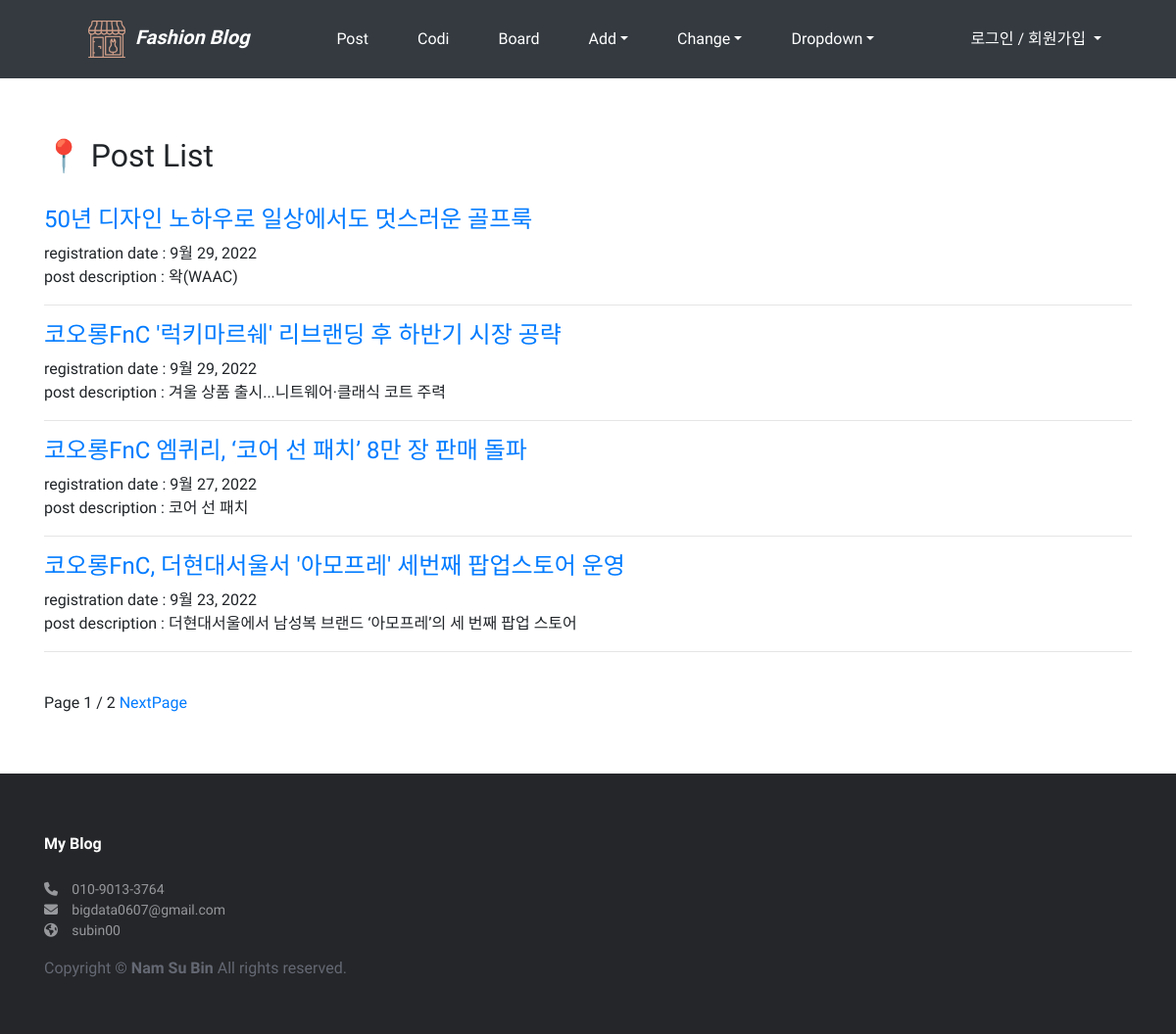
Screenshot of /blog/ with the database file from the repository.
### blog/models.py (models this page shows, shortened)
class Post(models.Model):
    title = models.CharField('TITLE', max_length=50)
    slug = models.SlugField('SLUG', unique=True, allow_unicode=True, help_text='one word for title alias')
    description = models.CharField('DESCRIPTION', max_length=100, blank=True, help_text='simple description text')
    content = models.TextField('CONTENT')
    create_dt = models.DateTimeField('CREATE DATE', auto_now_add=True)
    modify_dt = models.DateTimeField('MODIFY DATE', auto_now=True)
    create_dt = models.DateTimeField('CREATE DATE', auto_now_add=True)
    modify_dt = models.DateTimeField('MODIFY DATE', auto_now=True)
    tags = TaggableManager(blank=True)
    owner = models.ForeignKey(User, on_delete=models.CASCADE, verbose_name='OWNER', blank=True, null=True)
    class Meta:
        verbose_name='post'
        verbose_name_plural='posts'
        db_table='blog_posts'
        ordering=('-modify_dt',)
    def get_absolute_url(self):
        return reverse('blog:post_detail', args=(self.slug,))

### blog/views.py (the view)
# urls.py: path('', views.PostLV.as_view(), name='index'),
class PostLV(ListView):
    model=Post
    template_name='blog/post_all.html'
    context_object_name='posts'
    paginate_by=4

### blog/templates/blog/post_all.html (shortened to what this page needs)
{% extends 'base.html'%}
{% block content%}
<h2>📍 Post List</h2>
{% for post in posts %}
    <h4><a href='{{ post.get_absolute_url }}'>{{ post.title }}</a></h4>
    registration date : {{ post.modify_dt|date:"N d, Y" }}
    <p>post description : {{ post.description }}</p>
    <hr>
{% endfor%}
<br />
<div>
    <span>
        Page {{ page_obj.number }} / {{ page_obj.paginator.num_pages }}
        {% if page_obj.has_next %}
        <a class='h6' href="?page={{ page_obj.next_page_number}}">NextPage</a>
        {% endif%}
    </span>
</div>
{% endblock%}

### templates/base.html (style rules this page uses)
* { font-family: 'Heebo', sans-serif; }
html, body { margin: 0; padding: 0; height: 100%; }

### rows the page displays
Post: title "50년 디자인 노하우로 일상에서도 멋스러운 골프룩", modify_dt "9월 29, 2022", description "왁(WAAC)"
Post: title "코오롱FnC '럭키마르쉐' 리브랜딩 후 하반기 시장 공략", modify_dt "9월 29, 2022", description "겨울 상품 출시...니트웨어·클래식 코트 주력"
Post: title "코오롱FnC 엠퀴리, ‘코어 선 패치’ 8만 장 판매 돌파", modify_dt "9월 27, 2022", description "코어 선 패치"
Post: title "코오롱FnC, 더현대서울서 '아모프레' 세번째 팝업스토어 운영", modify_dt "9월 23, 2022", description "더현대서울에서 남성복 브랜드 ‘아모프레’의 세 번째 팝업 스토어"

### other values shown
{{ page_obj.number }} "1"
{{ page_obj.paginator.num_pages }} "2"
